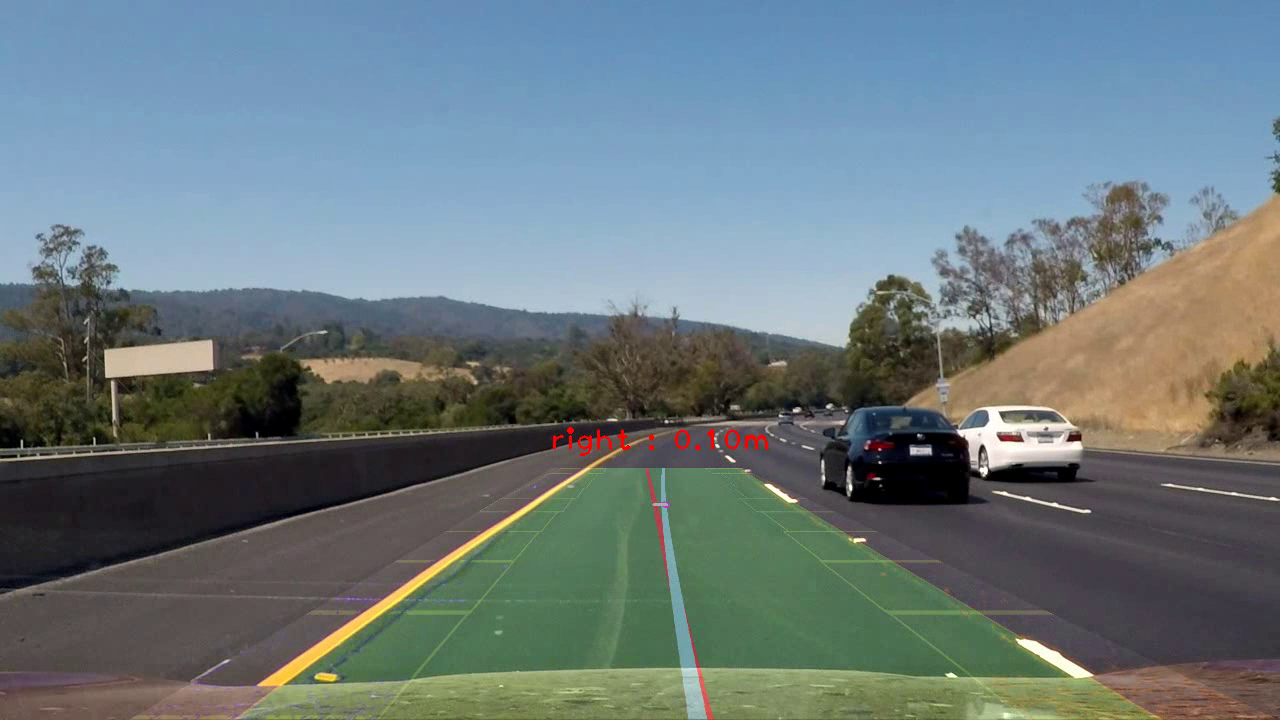
#> input picture frame 2 of OpenCV 11일차/실습/output/mov/output1.mp4, 1280 x 720 px, given in place of challenge.mp4, which was not available
$ python opencv_70.py   (older library calls are emulated)
#> lines starting #> are read from the running program, lines starting #| are printed output that depends on the picture; pictures that were not available may be replaced by others from this repository, and a replacement may not be noted
# Opencv 차선인식
import cv2
import pickle
import numpy as np

nwindows = 9
margin = 150
minpix = 1

trap_bottom_width = 0.8
trap_top_width = 0.1
trap_height = 0.4

road_width = 2.5  # 도로 폭

left_a, left_b, left_c = [], [], []
right_a, right_b, right_c = [], [], []

capture = cv2.VideoCapture('mov/challenge.mp4',)

play_mode = 1 # 0: play once 1:play continuously

if capture.isOpened() == False:
  print("카메라를 열 수 없습니다.")
  exit(1)

video_length = int(capture.get(cv2.CAP_PROP_FRAME_COUNT))
height = int(capture.get(cv2.CAP_PROP_FRAME_HEIGHT))
width = int(capture.get(cv2.CAP_PROP_FRAME_WIDTH))
codec = cv2.VideoWriter_fourcc('m','p','4','v') # .mp4
#codec = cv2.VideoWriter_fourcc('M','J','P','G') # .avi

fps = 30.0
# 동영상 파일을 저장하려면 VideoWrite객체를 생성
# VideoWriter객체를 초기화 하기 위해 저장할 동영상 파일 이름,
# 코덱, 프레임레이트, 이미지 크기를 지정해야함
writer = cv2.VideoWriter('output/mov/output1.mp4', codec, fps, (width,height))
writer1 = cv2.VideoWriter('output/mov/process1.mp4', codec, fps, (5120, 2880), isColor=True)

#VideoWriter객체를 성공적으로 초기화 했는지 체크
if writer.isOpened() == False:
   print('동영상 저장파일객체 생성하는데 실패하였습니다.')
   exit(1)

if writer1.isOpened() == False:
   print('동영상 저장파일객체 생성하는데 실패하였습니다.')
   exit(1)

#Esc키를 눌러 동영상을 중단하면 종료직전까지 동영상이 저장됨
video_counter = 0

if capture.isOpened() == False:
    print("동영상을 열수없습니다.")
    exit(1)

# [9 lines left out: function undistort, not called in this run]

if capture.isOpened() == False:
    print("동영상을 열수없습니다.")
    exit(1)

while True:
    ret, img_frame = capture.read()
#> img_frame is the input picture: shape (720, 1280, 3); mean B, G, R 124, 120.8, 106.7

    if img_frame is None:
        break

    img_frames = img_frame.copy()
    img_frames1 = img_frame.copy()
    img_frames2 = img_frame.copy()

    # 왜곡 보정
    #img_undist = undistort(img_frames)

    img_gray = cv2.cvtColor(img_frame, cv2.COLOR_BGR2GRAY)
    #img_gray = cv2.cvtColor(img_undist, cv2.COLOR_BGR2GRAY)
    img_grays = cv2.cvtColor(img_gray, cv2.COLOR_GRAY2BGR)

    # BGR -> HSL 변환
    img_hls = cv2.cvtColor(img_frame, cv2.COLOR_BGR2HLS)
#> img_hls: shape (720, 1280, 3); mean of channels 0, 1, 2 78.6, 117, 62.2
    #img_hls = cv2.cvtColor(img_undist, cv2.COLOR_BGR2HLS)

    img_hls_h, img_hls_l, img_hls_s = cv2.split(img_hls)
    img_hls_hs = cv2.merge((img_hls_h, img_hls_h, img_hls_h))
#> img_hls_hs: shape (720, 1280, 3); mean of channels 0, 1, 2 78.6, 78.6, 78.6
    img_hls_ls = cv2.merge((img_hls_l, img_hls_l, img_hls_l))
#> img_hls_ls: shape (720, 1280, 3); mean of channels 0, 1, 2 117, 117, 117
    img_hls_ss = cv2.merge((img_hls_s, img_hls_s, img_hls_s))
#> img_hls_ss: shape (720, 1280, 3); mean of channels 0, 1, 2 62.2, 62.2, 62.2

    #  소벨 필터 적용
    img_sobel_x = cv2.Sobel(img_hls_l, cv2.CV_64F, 1, 1)
    img_sobel_xs = cv2.merge((img_sobel_x, img_sobel_x, img_sobel_x))
#> img_sobel_xs: shape (720, 1280, 3) float64; mean of channels 0, 1, 2 0, 0, 0

    img_sobel_x_abs = abs(img_sobel_x)
    img_sobel_x_abss = cv2.merge((img_sobel_x_abs, img_sobel_x_abs, img_sobel_x_abs))
#> img_sobel_x_abss: shape (720, 1280, 3) float64; mean of channels 0, 1, 2 3.6, 3.6, 3.6

    img_sobel_scaled = np.uint8(img_sobel_x_abs * 255 / np.max(img_sobel_x_abs))
    img_sobel_scaleds = cv2.merge((img_sobel_scaled, img_sobel_scaled, img_sobel_scaled))
#> img_sobel_scaleds: shape (720, 1280, 3); mean of channels 0, 1, 2 4.3, 4.3, 4.3

    sx_threshold = (15, 255)
    sx_binary = np.zeros_like(img_sobel_scaled)
    sx_binary[(img_sobel_scaled >= sx_threshold[0]) & (img_sobel_scaled <= sx_threshold[1])] = 255
    sx_binarys = cv2.merge((sx_binary, sx_binary, sx_binary))

    s_threshold = (100, 255)
    s_binary = np.zeros_like(img_hls_s)
    s_binary[(img_hls_s >= s_threshold[0]) & (img_hls_s <= s_threshold[1])] = 255
    s_binarys = cv2.merge((s_binary, s_binary, s_binary))

    img_binary_added = cv2.addWeighted(sx_binary, 1.0, s_binary, 1.0, 0)
    img_binary_addeds = cv2.merge((img_binary_added, img_binary_added, img_binary_added))

    height, width = img_binary_added.shape[:2]

    dst_size = (width, height)
    src = np.float32([(0.43, 0.65), (0.58, 0.65), (0.1, 1), (1, 1)])
    src = src * np.float32((width, height))

    #cv2.line(src, (0.43, 0.65), (0.58, 0.65), (0.1, 1), (1, 1), (0, 0, 255), 2)

    dst = np.float32([(0, 0), (1, 0), (0, 1), (1, 1)])
    dst = dst * np.float32(dst_size)

    M = cv2.getPerspectiveTransform(src, dst)
    img_warp = cv2.warpPerspective(img_binary_added, M, dst_size)
    img_warps = cv2.merge((img_warp, img_warp, img_warp))

    img_warp1 = cv2.warpPerspective(img_frames1, M, dst_size)

    left_fit_ = np.empty(3)
    right_fit_ = np.empty(3)

    # axis=0->x축 즉 x축의 모든 값을 sum(더한다)는 의미
    histogram = np.sum(img_warp[height // 2:, :], axis=0)

    # axis=0->x축 즉 x축의 모든 값을 sum(더한다)는 의미
    midpoint = len(histogram) // 2

    leftx_base = np.argmax(histogram[:midpoint])
    rightx_base = np.argmax(histogram[midpoint:]) + midpoint

    window_height = int(height / nwindows)

    # 영상에서 0이 앙닌 모든 점의 x,y점을 정의
    nonzero = img_warp.nonzero()
    nonzero_y = np.array(nonzero[0])
    nonzero_x = np.array(nonzero[1])

    # 왼쪽, 오른쪽 차선의 nonzero index를 받기위해 리스트 생성
    left_lane_inds = []
    right_lane_inds = []

    leftx_current = leftx_base
    rightx_current = rightx_base

    for window in range(nwindows):
        win_y_low = height - (window + 1) * window_height
        win_y_high = height - window * window_height

        win_xleft_low = leftx_current - margin
        win_xleft_high = leftx_current + margin

        win_xright_low = rightx_current - margin
        win_xright_high = rightx_current + margin

        cv2.rectangle(img_warp1, (win_xleft_low, win_y_low), (win_xleft_high, win_y_high), (100, 255, 255), 3)
        cv2.rectangle(img_warp1, (win_xright_low, win_y_low), (win_xright_high, win_y_high), (100, 255, 255), 3)

        # 아래 조건을 만족하는 점들의 인덱스 값을 리턴함
        good_left_inds = ((nonzero_y >= win_y_low) &
                          (nonzero_y < win_y_high) &
                          (nonzero_x >= win_xleft_low) &
                          (nonzero_x < win_xleft_high)).nonzero()[0]

        good_right_inds = ((nonzero_y >= win_y_low) &
                           (nonzero_y < win_y_high) &
                           (nonzero_x >= win_xright_low) &
                           (nonzero_x < win_xright_high)).nonzero()[0]

        # 리스트에 조건을 만족하는 인덱스 값을 append
        left_lane_inds.append(good_left_inds)
        right_lane_inds.append(good_right_inds)

        # if you found > minpix 픽셀의 개수가 minpix보다 크면 사각형의 센터값 업데이트
        if len(good_left_inds) > minpix:
            leftx_current = int(np.mean(nonzero_x[good_left_inds]))

        if len(good_right_inds) > minpix:
            rightx_current = int(np.mean(nonzero_x[good_right_inds]))
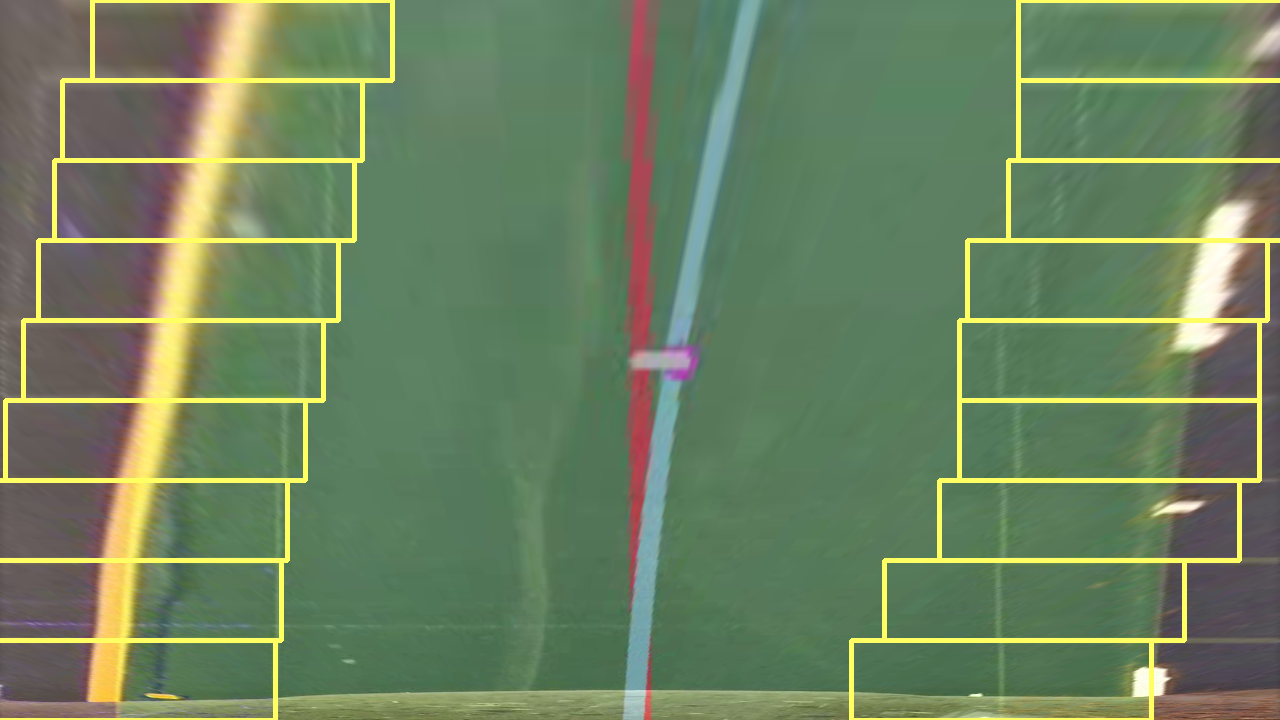
#> img_warp1: shape (720, 1280, 3); mean B, G, R 95.4, 128.8, 107.7
#> after the loop, left_lane_inds = 9 items; right_lane_inds = 9 items

    # Concatenate the arrays of indices
    left_lane_inds = np.concatenate(left_lane_inds)
    right_lane_inds = np.concatenate(right_lane_inds)

    # Extract left and right line pixel positions
    leftx = nonzero_x[left_lane_inds]
    lefty = nonzero_y[left_lane_inds]

    rightx = nonzero_x[right_lane_inds]
    righty = nonzero_y[right_lane_inds]

    # 곡선이므로 2차방정식 기준에 의해 계수들 구함
    left_fit = np.polyfit(lefty, leftx, 2)
#> left_fit = [0.000119, -0.287, 272.3]
    right_fit = np.polyfit(righty, rightx, 2)
#> right_fit = [-0.000306, 0.027, 1167]

    left_a.append(left_fit[0])
    left_b.append(left_fit[1])
    left_c.append(left_fit[2])

    right_a.append(right_fit[0])
    right_b.append(right_fit[1])
    right_c.append(right_fit[2])

    # 10개 데이터에 대해 평균값을 이용함으로써 중간의 튀는 값을 막음
    left_fit_[0] = np.mean(left_a[-10:])
    left_fit_[1] = np.mean(left_b[-10:])
    left_fit_[2] = np.mean(left_c[-10:])

    right_fit_[0] = np.mean(right_a[-10:])
    right_fit_[1] = np.mean(right_b[-10:])
    right_fit_[2] = np.mean(right_c[-10:])

    # x와 y값을 그리기 위해 생성
    # 0부터 height-1(99)까지 height(100)개 만큼 1차원 배열 만들기
    ploty = np.linspace(0, height - 1, height)

    left_fitx = left_fit_[0] * ploty ** 2 + left_fit_[1] * ploty + left_fit_[2]
    right_fitx = right_fit_[0] * ploty ** 2 + right_fit_[1] * ploty + right_fit_[2]

    # 선에 색칠하기
    img_warp1[nonzero_y[left_lane_inds], nonzero_x[left_lane_inds]] = [255, 0, 100]
    img_warp1[nonzero_y[right_lane_inds], nonzero_x[right_lane_inds]] = [0, 100, 255]

    color_img = np.zeros_like(img_warp1)
    left = np.array([np.transpose(np.vstack([left_fitx, ploty]))])
    right = np.array([np.flipud(np.transpose(np.vstack([right_fitx, ploty])))])
    points = np.hstack((left, right))

    mid = (left_fitx + right_fitx) // 2

    left_fix_mean = np.mean(left_fitx)
    right_fix_mean = np.mean(right_fitx)

    mid_points = np.array([np.transpose(np.vstack((mid, ploty)))])

    mean_mid = np.mean(mid)

    # 차선 그리기
    cv2.polylines(color_img, np.int_(points), False, (0, 255, 255), 10)

    # 차선 안쪽 채우기
    cv2.fillPoly(color_img, np.int_(points), (0, 255, 0))

    # 원본영상과 차선검출 영상 합치기 : 가중치 조절(1:100%, 0.4:40%)
    img_warp2 = cv2.addWeighted(img_warp1, 0.4, color_img, 0.4, 0)

    cv2.line(img_warp2, (width // 2, 0), (width // 2, height), (0, 0, 255), 20)
    cv2.polylines(img_warp2, np.int_(mid_points), False, (255, 255, 128), 20)
    cv2.circle(img_warp2, (np.int_(mean_mid), height // 2), 10, (255, 0, 255), 15)
    cv2.line(img_warp2, (width // 2, height // 2), (np.int_(mean_mid), height // 2), (255, 255, 255), 20)
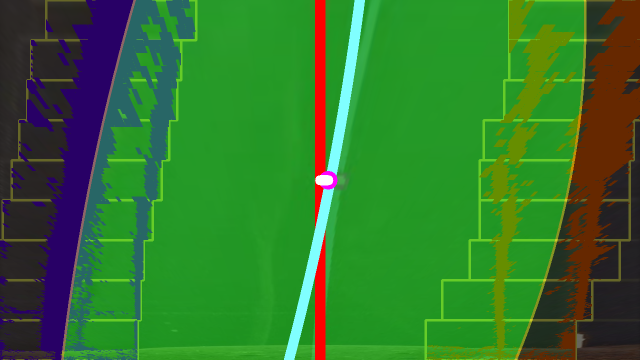
#> img_warp2: shape (720, 1280, 3) (shown at 1/2 size); mean B, G, R 44.6, 118.4, 50.1
    cv2.imshow('img_warp2', img_warp2)

    # inverse버전
    M1 = cv2.getPerspectiveTransform(dst, src)  # src: 4개의 원본 좌표점  dst: 4개의 결과 좌표점 '
#> M1 = [[0.15, -0.735, 550.4], [-1.55e-16, -0.483, 468], [-3.3e-19, -0.00116, 1]]

    # src의 좌표점 4개를 dst의 좌표점으로 인식한다. 저 경우에는 각 점을 줄이겠다는 의미(그만큼 축소)
    img_warp3 = cv2.warpPerspective(img_warp2, M1, dst_size)

    img_f = cv2.addWeighted(img_frames1, 1, img_warp3, 0.4, 0)

    road_width_pixel = road_width / (right_fix_mean - left_fix_mean) # pixel 1 = m
    error = width // 2 - mean_mid # 도로중심과 이미지 중심이 떨어진 픽셀 거리
    dis_error = error * road_width_pixel # 도로중심과 이미지 중심이 떨어진 거리

    if(dis_error < 0):
        cv2.putText(img_f, 'right : %.2fm' %(abs(dis_error)), (550, 450), cv2.FONT_HERSHEY_PLAIN, 2, (0, 0, 255), 2)
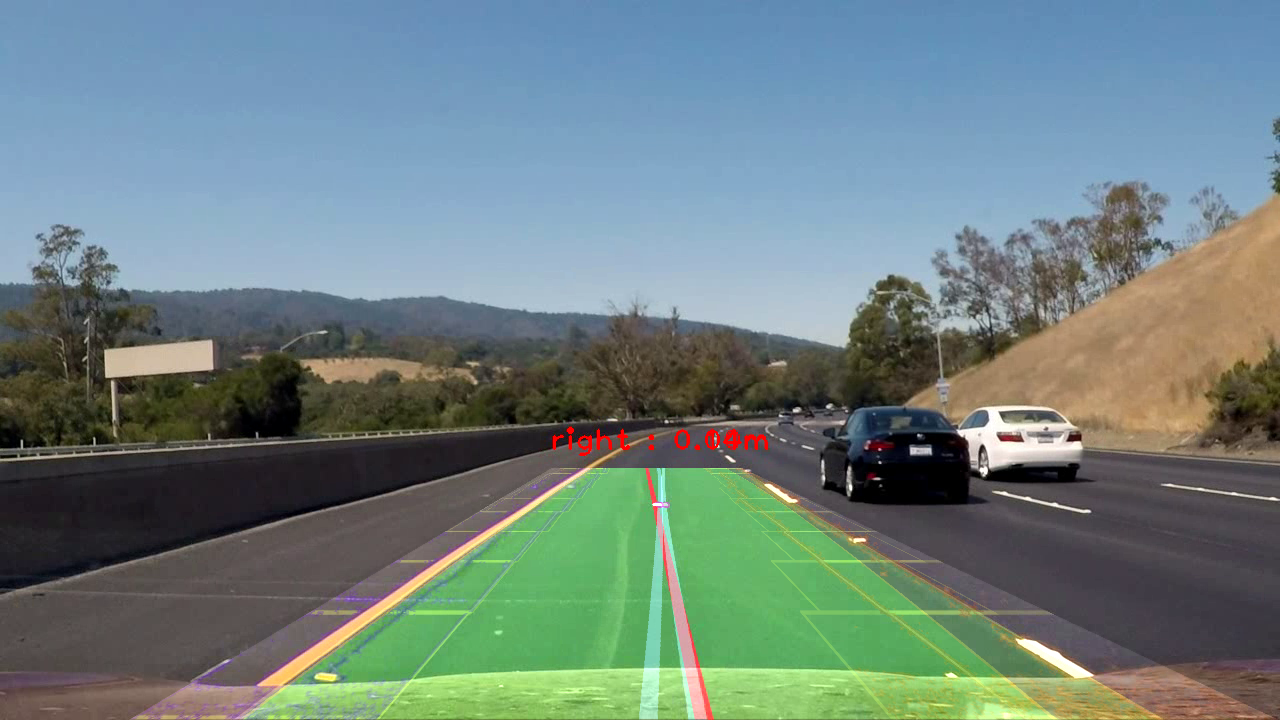
#> img_f: shape (720, 1280, 3); mean B, G, R 127, 129.3, 110.4

    elif (dis_error > 0):
        cv2.putText(img_f, 'left : %.2fm' %(abs(dis_error)), (550, 450), cv2.FONT_HERSHEY_PLAIN, 2, (0, 0, 255), 2)

    else:
        cv2.putText(img_f, 'center : %.2fm' %(abs(dis_error)), (550, 450), cv2.FONT_HERSHEY_PLAIN, 2, (0, 0, 255), 2)

    cont = cv2.hconcat([img_frame, img_frame, img_grays, img_hls])
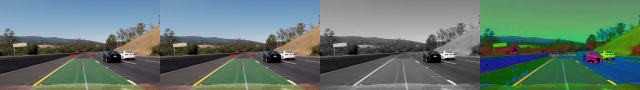
#> cont: shape (720, 5120, 3) (shown at 1/8 size); mean B, G, R 110.9, 118.9, 98.1
    cont1 = cv2.hconcat([img_hls_hs, img_hls_ls, img_hls_ss, img_sobel_scaleds])
#> cont1: shape (720, 5120, 3); mean of channels 0, 1, 2 65.5, 65.5, 65.5
    cont2 = cv2.hconcat([img_sobel_xs, img_sobel_x_abss])
#> cont2: shape (720, 2560, 3) float64; mean of channels 0, 1, 2 1.8, 1.8, 1.8
    cont3 = cv2.hconcat([sx_binarys, s_binarys, img_binary_addeds, img_warps])
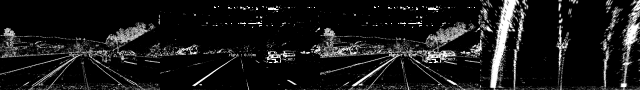
#> cont3: shape (720, 5120, 3) (shown at 1/8 size); min 0, max 255, mean 24.6
    cont4 = cv2.hconcat([img_warp1, img_warp2, img_warp3, img_f])
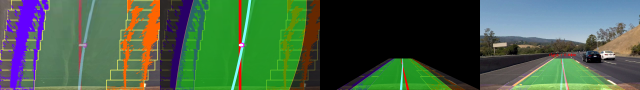
#> cont4: shape (720, 5120, 3) (shown at 1/8 size); mean B, G, R 70.8, 94.4, 70.5
    cont5 = cv2.vconcat([cont, cont1, cont3, cont4])

    writer.write(img_f)
    writer1.write(cont5)

    imgs = cv2.pyrDown(cont5)
    imgs = cv2.pyrDown(imgs)
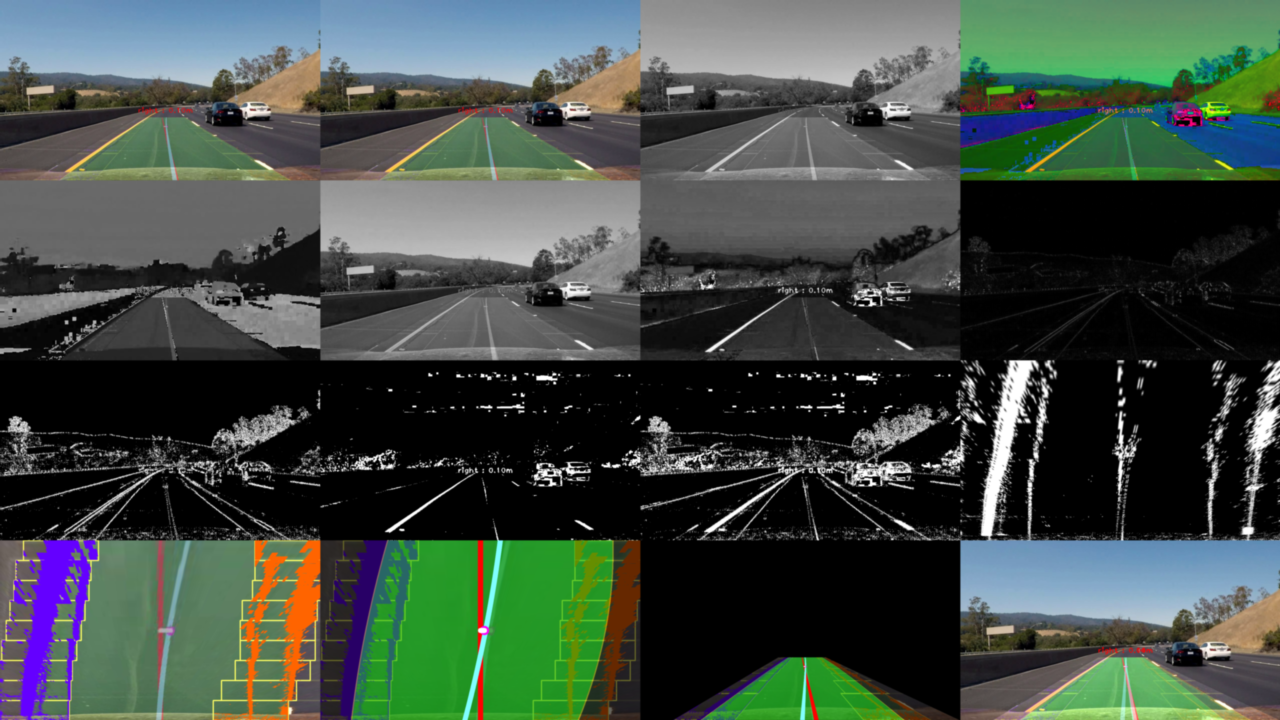
#> imgs: shape (720, 1280, 3); mean B, G, R 68, 75.9, 64.7
    cv2.imshow('imgs', imgs)
    cv2.imshow('img_f', img_f)

    imgs1 = cv2.pyrDown(cont2)
#> imgs1: shape (360, 1280, 3) float64; mean of channels 0, 1, 2 1.8, 1.8, 1.8
    imgs1 = cv2.pyrDown(imgs1)
#> imgs1: shape (180, 640, 3) float64; mean of channels 0, 1, 2 1.8, 1.8, 1.8
    #cv2.imshow('imgss1', imgs1)

    key = cv2.waitKey(1)
#> (key Esc is pressed here)
    if key == 27:  # ESC 키
        break

    if video_counter == video_length:
        video_counter = 0
    else:
        video_counter += 1

    # 동영상이 끝나면 재생되는 프레임의 위치를 0으로 다시 지정
    if capture.get(cv2.CAP_PROP_POS_FRAMES) == capture.get(cv2.CAP_PROP_FRAME_COUNT):
        capture.set(cv2.CAP_PROP_POS_FRAMES, 0)

capture.release()
writer.release()
writer1.release()
cv2.destroyAllWindows()
